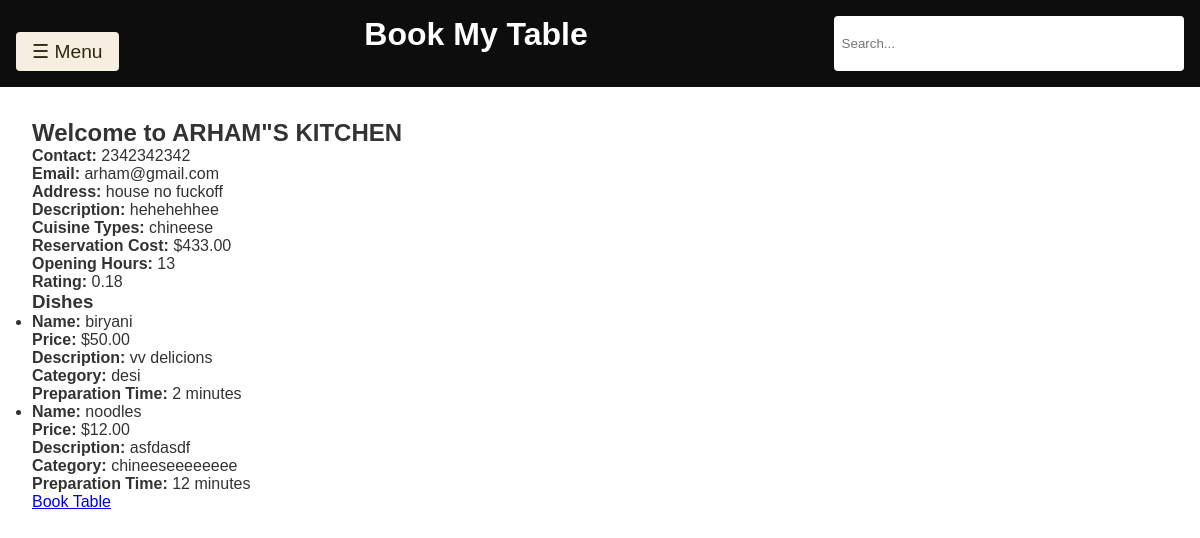
The page /restaurant/2/ on the database its author committed.
### restaurant/models.py (models this page shows)
class Restaurant(models.Model):
    R_ID = models.AutoField(primary_key=True)
    R_Name = models.CharField(max_length=100)
    R_EmailAddress = models.EmailField(unique=True)
    R_ContactNumber = models.CharField(unique = True, max_length=15)
    R_Address = models.TextField() # this will allow for multiple addresses too
    R_Description = models.TextField(blank=True, null=True) #can be left blank, will store NULL if no value exists
    R_CuisineTypes = models.CharField(max_length=100)
    R_ReservationCost = models.DecimalField(max_digits=10, decimal_places=2)
    R_OpenHours = models.CharField(max_length=100) # e.g "Mon-Fri: 9:00AM - 8PM"
    Rating = models.DecimalField(decimal_places=2, default=0.0, max_digits=100)
    NetRevenue = models.DecimalField(max_digits=15, decimal_places=2, default=0.0)
    def __str__(self):  #this will save the name of a res obj created in admin panel as the name given to it
        return self.R_Name

class Dish(models.Model):
    D_ID = models.AutoField(primary_key=True)
    menu = models.ForeignKey('Menu', on_delete=models.CASCADE, related_name='dishes')
    D_Name = models.CharField(max_length=100)
    D_Description = models.TextField(blank=True, null=True)
    D_Price = models.DecimalField(decimal_places = 2, default = 0.0, max_digits=100)
    D_PrepTime = models.IntegerField()
    D_Category = models.CharField(max_length = 100) # e.g "BreakFast/Lunch/Dinner/Appetizer/Dessert/MainCourse"
    def __str__(self):  #this will save the name of a res obj created in admin panel as the name given to it
        return self.D_Name

### restaurant/views.py (the view)
# urls.py: path('<int:R_ID>/', views.restaurant_details, name = 'restaurant_details'),
def restaurant_details(request, R_ID):
    restaurant = get_object_or_404(Restaurant, pk=R_ID)
    menu = Menu.objects.filter(restaurant=restaurant).first()  # Assuming one menu per restaurant
    dishes = Dish.objects.filter(menu=menu) if menu else []  # Get dishes for the menu if it exists
    print(f"Restaurant: {restaurant}")
    print(f"Menu: {menu}")
    print(f"Dishes: {list(dishes)}")
    return render(request, 'restaurant/restaurant_details.html', {
        'restaurant': restaurant,
        'dishes': dishes
    })

### restaurant/models.py (called while the page is built)
    def __str__(self):  #this will save the name of a res obj created in admin panel as the name given to it
        return f"{self.restaurant.R_Name} Menu"

### restaurant/templates/restaurant/restaurant_details.html (shortened to what this page needs)
{% extends "layout.html" %}
{% block content %}
<h2>Welcome to {{ restaurant.R_Name }}</h2>
<div>
    <p><strong>Contact:</strong> {{ restaurant.R_ContactNumber }}</p>
    <p><strong>Email:</strong> {{ restaurant.R_EmailAddress }}</p>
    <p><strong>Address:</strong> {{ restaurant.R_Address }}</p>
    <p><strong>Description:</strong> {{ restaurant.R_Description }}</p>
    <p><strong>Cuisine Types:</strong> {{ restaurant.R_CuisineTypes }}</p>
    <p><strong>Reservation Cost:</strong> ${{ restaurant.R_ReservationCost }}</p>
    <p><strong>Opening Hours:</strong> {{ restaurant.R_OpenHours }}</p>
    <p><strong>Rating:</strong> {{ restaurant.Rating }}</p>
</div>
<h3>Dishes</h3>
{% if dishes %}
    <ul>
        {% for dish in dishes %}
            <li>
                <strong>Name:</strong> {{ dish.D_Name }} <br>
                <strong>Price:</strong> ${{ dish.D_Price }} <br>
                <strong>Description:</strong> {{ dish.D_Description }} <br>
                <strong>Category:</strong> {{ dish.D_Category }} <br>
                <strong>Preparation Time:</strong> {{ dish.D_PrepTime }} minutes
            </li>
        {% endfor %}
    </ul>
{% else %}
    <p>No dishes available for this restaurant.</p>
{% endif %}
<a href="{% url 'reserve_table' restaurant.R_ID %}" class="btn btn-primary">Book Table</a>
{% endblock %}

### templates/layout.html (shortened to what this page needs)
 {% load static %}
<!DOCTYPE html>
<html lang="en">
<head>
    <link rel="stylesheet" href="{% static 'style.css' %}">
</head>
<body>
    <header>
        <div class="navbar">
            <button class="menu-btn" onclick="toggleSidebar()">☰ Menu</button>
            <h1>Book My Table</h1>
            <input type="text" placeholder="Search..." class="search-bar">
        </div>
    </header>
    <main>
        {% block content %}{% endblock %}
    </main>
</body>
</html>

### static/style.css (style rules this page uses)
* { margin: 0; padding: 0; box-sizing: border-box; }
body { font-family: Arial, sans-serif; background-color: #ffffff; color: #333; }
.navbar { display: flex; justify-content: space-between; width: 100%; }
header { background-color: #0D0D0D; color: white; padding: 1rem; display: flex; justify-content: space-between; align-items: center; }
h1 { font-size: 2rem; margin: 0 auto; font-family: Arial, Helvetica, sans-serif; }
.search-bar { padding: 0.5rem; border: none; border-radius: 4px; width: 30%; }
.menu-btn { background-color: #f5eee1; color: #2e280d; border: none; padding: 0.5rem 1rem; cursor: pointer; border-radius: 4px; font-size: 1.2rem; margin-top: 1rem; }
main { padding: 2rem; }

### rows shown on the page
Restaurant: R_Name "ARHAM\"S KITCHEN", R_ContactNumber "2342342342", R_EmailAddress "arham@gmail.com", R_Address "house no fuckoff", R_Description "hehehehhee", R_CuisineTypes "chineese", R_ReservationCost "433.00", R_OpenHours "13", Rating "0.18"
Dish: D_Name "biryani", D_Price "50.00", D_Description "vv delicions", D_Category "desi", D_PrepTime "2"
Dish: D_Name "noodles", D_Price "12.00", D_Description "asfdasdf", D_Category "chineeseeeeeeee", D_PrepTime "12"
